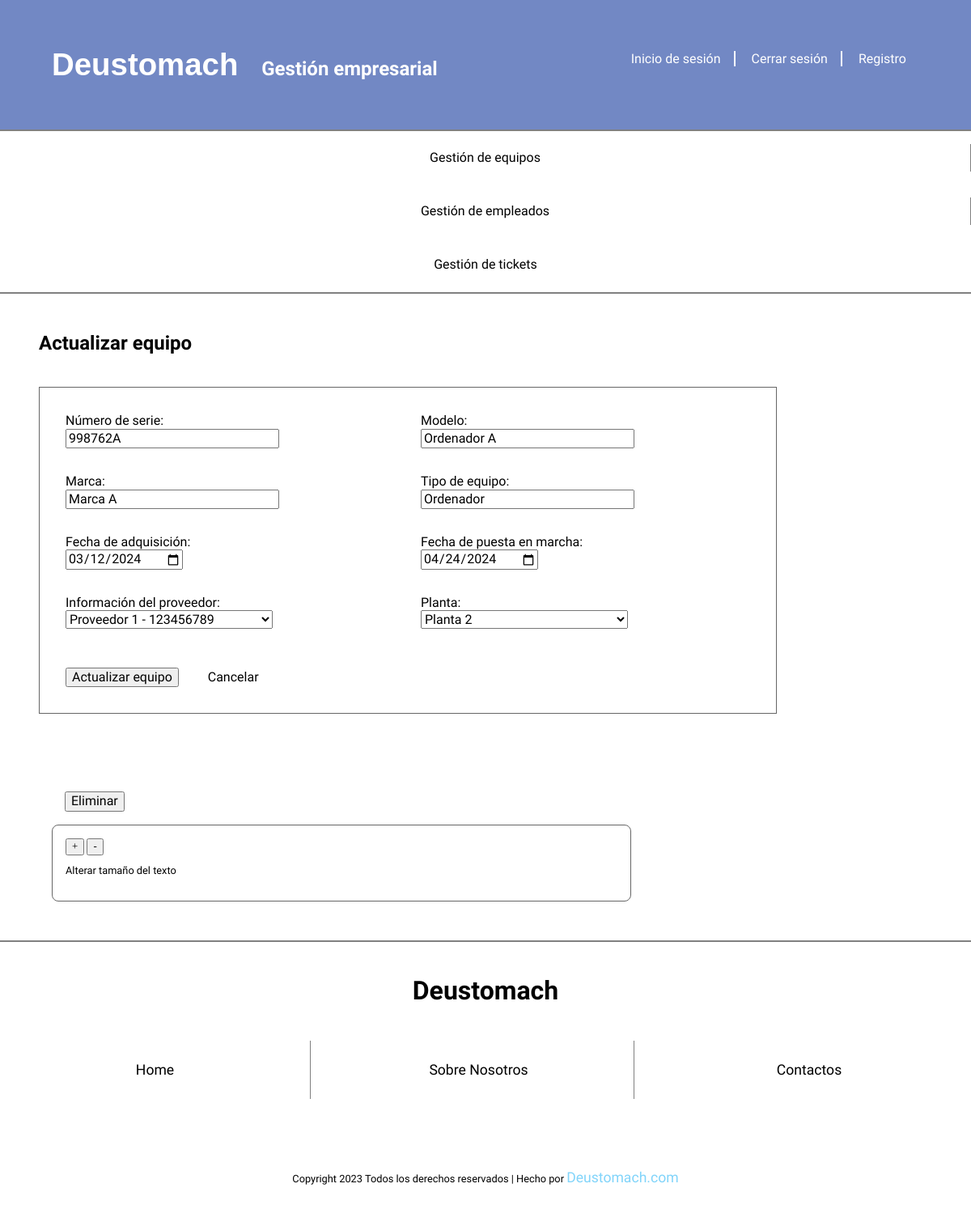
Before: /appDeustomachGestion/equipos-update/1 with the older database file.
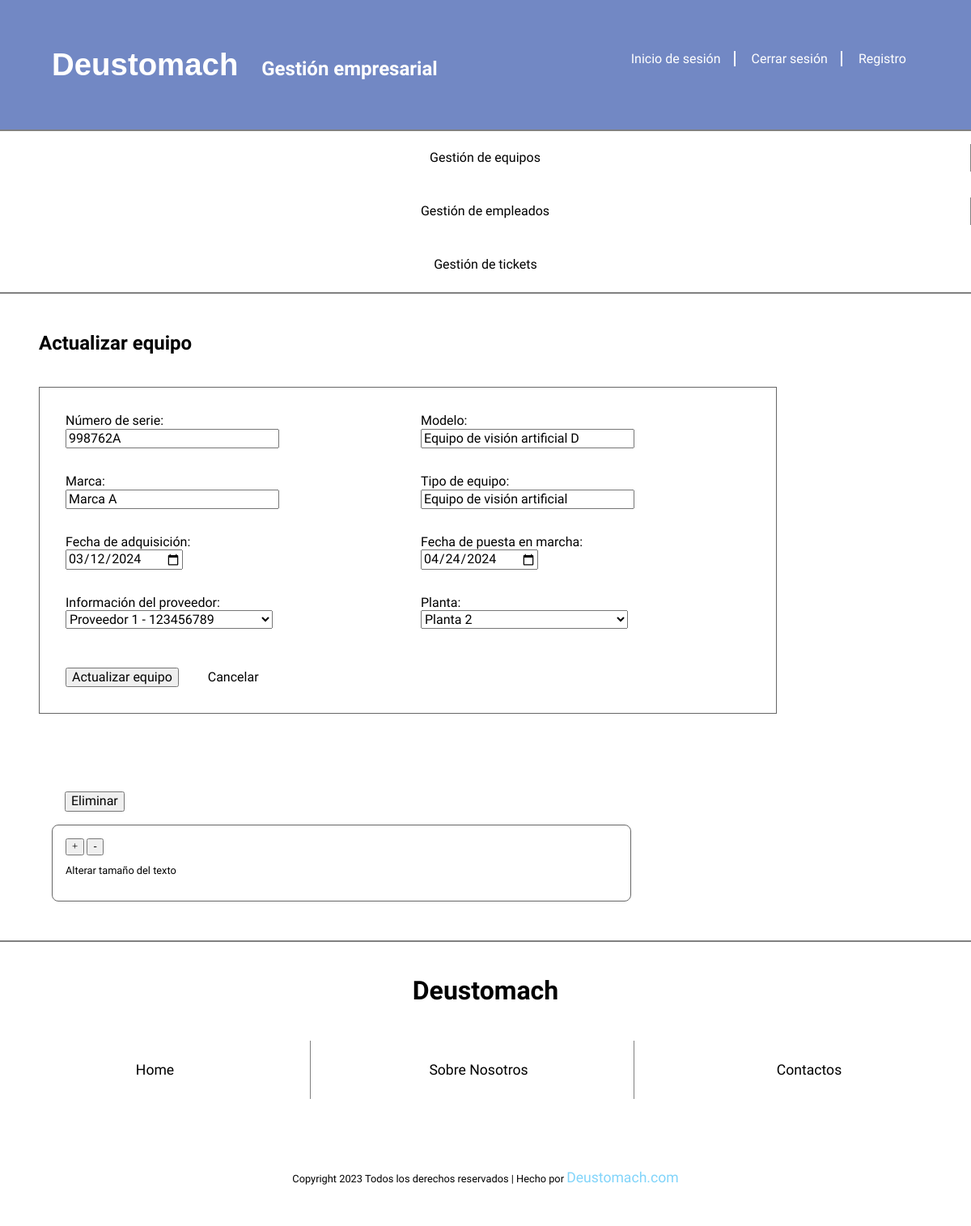
After: the same page with the newer database file.
### appDeustomachGestion/models.py (models this page shows, shortened)
class Equipo(models.Model):
    PLANTA_CHOICES = [
        ('baja', 'Baja'),
        ('1', 'Planta 1'),
        ('2', 'Planta 2'),
        ('3', 'Planta 3'),
    ]
    numero_serie = models.CharField(max_length=50, unique=True)
    modelo = models.CharField(max_length=100)
    marca = models.CharField(max_length=100)
    tipo_equipo = models.CharField(max_length=100)
    fecha_adquisicion = models.DateField()
    fecha_puesta_marcha = models.DateField()
    informacion_proveedor = models.ForeignKey(Proveedor, on_delete=models.CASCADE)
    planta = models.CharField(max_length=100, choices=PLANTA_CHOICES, default='baja')
    created = models.DateTimeField(auto_now_add=True, null=True, blank=True)
    updated = models.DateTimeField(auto_now=True, null=True, blank=True)
    class Meta:
        verbose_name_plural = "equipos"
        verbose_name = "equipo"
        ordering = ["-created"]

### appDeustomachGestion/views.py (the view, shortened to what this page needs)
# urls.py: path('equipos-update/<int:pk>', EquipoUpdateView.as_view(), name='equipos_update'),
class EquipoUpdateView(View):
    def get(self, request, pk):
        equipo = Equipo.objects.get(pk=pk)
        formulario = EquipoForm(instance=equipo)
        context = {
            'formulario': formulario,
            'equipo': equipo
        }
        return render(request, 'appDeustomachGestionEquipos/equipos_update.html', context)

### appDeustomachGestion/forms.py
class EquipoForm(forms.ModelForm):
    class Meta:
        model = Equipo
        fields = '__all__'
        labels = {
            'numero_serie': 'Número de serie',
            'modelo': 'Modelo',
            'marca': 'Marca',
            'tipo_equipo': 'Tipo de equipo',
            'fecha_adquisicion': 'Fecha de adquisición',
            'fecha_puesta_marcha': 'Fecha de puesta en marcha',
            'informacion_proveedor': 'Información del proveedor',
            'planta': 'Planta',
        }
        widgets = {
            'fecha_adquisicion': DateInput(attrs={'type': 'date'}),
            'fecha_puesta_marcha': DateInput(attrs={'type': 'date'}),
        }

### appDeustomachGestion/models.py (called while the page is built)
    def __str__(self):
        return f"{self.nombre} - {self.telefono}"

### templates/appDeustomachGestionEquipos/equipos_update.html (shortened to what this page needs)
{% extends 'base.html' %}
{% block contenido %}
   <main class="caja-update">
       <h2>Actualizar equipo</h2>
       <form class="ticket-form" method="post">
           <div class="form-grid">
               {{ formulario.as_ul }}
           </div>
           <div class="accesos">
               <button type="submit">Actualizar equipo</button>
               <a class="cancelar" href="{% url 'equipos_menu' %}">Cancelar</a>
           </div>
       </form>
       <div class="eliminar">
           <form method="post" action="{% url 'equipos_delete' pk=equipo.pk %}" style="display:inline;">
               <button type="submit" onclick="return confirm('¿Estás seguro de que deseas eliminar este equipo?');">Eliminar</button>
           </form>
       </div>
   </main>
{% endblock %}

Changed rows visible on the page:
changed Equipo "Marca A": modelo "Ordenador A" → "Equipo de visión artificial D"; tipo_equipo "Ordenador" → "Equipo de visión artificial"
